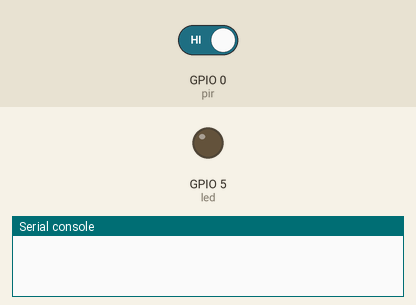
Simulated run of this program. Board: ESP32 board running MicroPython. On the bench: output pins drawn as LEDs (lit = HIGH), the last lines printed to the serial console. Inputs (shaded band) come from the test bench; at power-on: GPIO 0 (pir) HIGH.

Above: at 1.2 s.
1.3 s: GPIO 0 (pir) driven LOW
At 2.6 s:
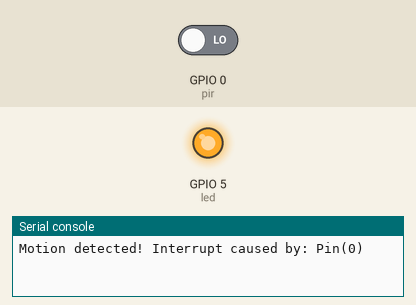
Timing chart, 0 to 4.8 s (numbered marks = the images above; inputs shaded):
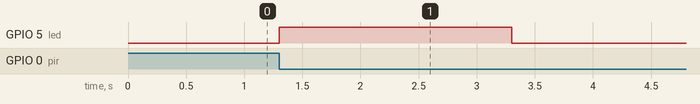

The program:

interrupt.py
```python
from machine import Pin
from time import sleep
from lib.config import *

motion = False

def handle_interrupt(pin):
    global motion
    motion = True
    global interrupt_pin
    interrupt_pin = pin

led = Pin(DEFAULT_IOTKIT_LED1, Pin.OUT)
pir = Pin(DEFAULT_IOTKIT_BUTTON1, Pin.IN)

pir.irq(trigger=Pin.IRQ_FALLING, handler=handle_interrupt)

while True:
    if motion:
        print('Motion detected! Interrupt caused by:', interrupt_pin)
        led.value(1)
        sleep(2)
        led.value(0)
        print('Motion stopped!')
        motion = False 
```

config.py
```python
### Default Pins esp32-devkitC-V4 bzw. Mapping auf IoTKitV3.1 small

DEFAULT_IOTKIT_LED1 = 5
DEFAULT_IOTKIT_BUZZER = 26
DEFAULT_IOTKIT_BUTTON1 = 0

# I2C Bus D15 und D14
DEFAULT_IOTKIT_I2C_SCL = 4
DEFAULT_IOTKIT_I2C_SDA = 2

# H-Bridge D2 - D7
DEFAULT_IOTKIT_MOTOR1_FWD	= 12
DEFAULT_IOTKIT_MOTOR1_PWM	= 13
DEFAULT_IOTKIT_MOTOR1_REV	= 14
DEFAULT_IOTKIT_MOTOR2_FWD	= 16
DEFAULT_IOTKIT_MOTOR2_PWM	= 15
DEFAULT_IOTKIT_MOTOR2_REW = 17

# SPI Bus D10 (SS), D11 - D13
DEFAULT_IOTKIT_SPI_SCLK = 23
DEFAULT_IOTKIT_SPI_MISO = 22
DEFAULT_IOTKIT_SPI_MOSI = 21
DEFAULT_IOTKIT_SPI_SS   = 27

# 4 x 3 Header D9 und D8
DEFAULT_IOTKIT_SERVO1 = 19
DEFAULT_IOTKIT_SERVO2 = 18

# Analog Pins, A2 bis A5
DEFAULT_IOTKIT_POTI = 32
DEFAULT_IOTKIT_HALL_SENSOR = 33
DEFAULT_IOTKIT_ADC_4 = 34
DEFAULT_IOTKIT_ADC_5 = 35

# UART
DEFAULT_IOTKIT_UART_TX = 1
DEFAULT_IOTKIT_UART_RX = 3
```

Measured:
- after the input at 1.3 s, GPIO 5 (led): LOW → HIGH at once, → LOW 2.0 s later
